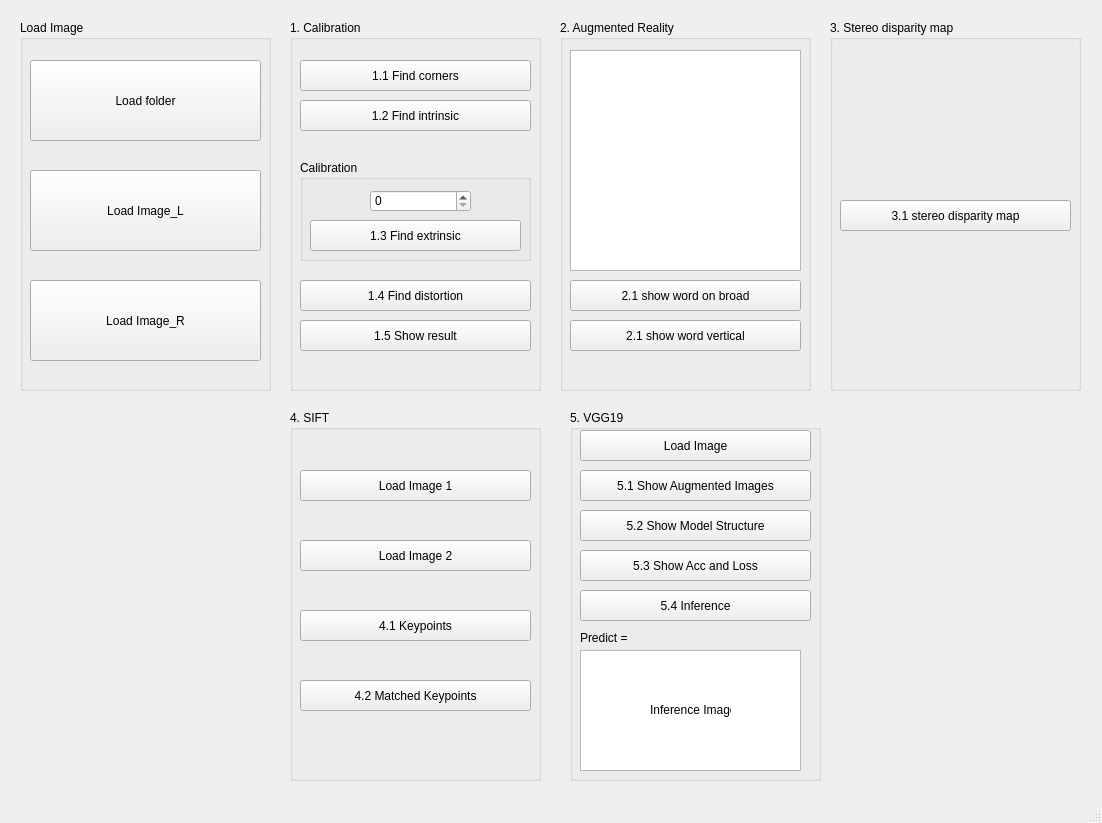
<?xml version="1.0" encoding="UTF-8"?>
<ui version="4.0">
 <class>MainWindow</class>
 <widget class="QMainWindow" name="MainWindow">
  <property name="geometry">
   <rect>
    <x>0</x>
    <y>0</y>
    <width>1102</width>
    <height>823</height>
   </rect>
  </property>
  <property name="windowTitle">
   <string>MainWindow</string>
  </property>
  <widget class="QWidget" name="centralwidget">
   <widget class="QGroupBox" name="groupBox">
    <property name="geometry">
     <rect>
      <x>20</x>
      <y>20</y>
      <width>251</width>
      <height>371</height>
     </rect>
    </property>
    <property name="title">
     <string>Load Image</string>
    </property>
    <widget class="QPushButton" name="Loadfolder">
     <property name="geometry">
      <rect>
       <x>10</x>
       <y>40</y>
       <width>231</width>
       <height>81</height>
      </rect>
     </property>
     <property name="text">
      <string>Load folder</string>
     </property>
    </widget>
    <widget class="QPushButton" name="Loadimage_L">
     <property name="geometry">
      <rect>
       <x>10</x>
       <y>150</y>
       <width>231</width>
       <height>81</height>
      </rect>
     </property>
     <property name="text">
      <string>Load Image_L</string>
     </property>
    </widget>
    <widget class="QPushButton" name="Loadimage_R">
     <property name="geometry">
      <rect>
       <x>10</x>
       <y>260</y>
       <width>231</width>
       <height>81</height>
      </rect>
     </property>
     <property name="text">
      <string>Load Image_R</string>
     </property>
    </widget>
   </widget>
   <widget class="QGroupBox" name="groupBox_2">
    <property name="geometry">
     <rect>
      <x>290</x>
      <y>20</y>
      <width>251</width>
      <height>371</height>
     </rect>
    </property>
    <property name="title">
     <string>1. Calibration</string>
    </property>
    <widget class="QPushButton" name="Findcorners">
     <property name="geometry">
      <rect>
       <x>10</x>
       <y>40</y>
       <width>231</width>
       <height>31</height>
      </rect>
     </property>
     <property name="text">
      <string>1.1 Find corners</string>
     </property>
    </widget>
    <widget class="QPushButton" name="Findintrinsic">
     <property name="geometry">
      <rect>
       <x>10</x>
       <y>80</y>
       <width>231</width>
       <height>31</height>
      </rect>
     </property>
     <property name="text">
      <string>1.2 Find intrinsic</string>
     </property>
    </widget>
    <widget class="QGroupBox" name="groupBox_3">
     <property name="geometry">
      <rect>
       <x>10</x>
       <y>140</y>
       <width>231</width>
       <height>101</height>
      </rect>
     </property>
     <property name="title">
      <string>Calibration</string>
     </property>
     <widget class="QPushButton" name="Findextrinsic">
      <property name="geometry">
       <rect>
        <x>10</x>
        <y>60</y>
        <width>211</width>
        <height>31</height>
       </rect>
      </property>
      <property name="text">
       <string>1.3 Find extrinsic</string>
      </property>
     </widget>
     <widget class="QSpinBox" name="spinBox">
      <property name="geometry">
       <rect>
        <x>70</x>
        <y>30</y>
        <width>101</width>
        <height>22</height>
       </rect>
      </property>
     </widget>
    </widget>
    <widget class="QPushButton" name="Finddistortion">
     <property name="geometry">
      <rect>
       <x>10</x>
       <y>260</y>
       <width>231</width>
       <height>31</height>
      </rect>
     </property>
     <property name="text">
      <string>1.4 Find distortion</string>
     </property>
    </widget>
    <widget class="QPushButton" name="Showresult">
     <property name="geometry">
      <rect>
       <x>10</x>
       <y>300</y>
       <width>231</width>
       <height>31</height>
      </rect>
     </property>
     <property name="text">
      <string>1.5 Show result</string>
     </property>
    </widget>
   </widget>
   <widget class="QGroupBox" name="groupBox_4">
    <property name="geometry">
     <rect>
      <x>560</x>
      <y>20</y>
      <width>251</width>
      <height>371</height>
     </rect>
    </property>
    <property name="title">
     <string>2. Augmented Reality</string>
    </property>
    <widget class="QPushButton" name="Showwordonbroad">
     <property name="geometry">
      <rect>
       <x>10</x>
       <y>260</y>
       <width>231</width>
       <height>31</height>
      </rect>
     </property>
     <property name="text">
      <string>2.1 show word on broad</string>
     </property>
    </widget>
    <widget class="QPushButton" name="Showwordvertical">
     <property name="geometry">
      <rect>
       <x>10</x>
       <y>300</y>
       <width>231</width>
       <height>31</height>
      </rect>
     </property>
     <property name="text">
      <string>2.1 show word vertical</string>
     </property>
    </widget>
    <widget class="QTextEdit" name="textEdit">
     <property name="geometry">
      <rect>
       <x>10</x>
       <y>30</y>
       <width>231</width>
       <height>221</height>
      </rect>
     </property>
    </widget>
   </widget>
   <widget class="QGroupBox" name="groupBox_5">
    <property name="geometry">
     <rect>
      <x>830</x>
      <y>20</y>
      <width>251</width>
      <height>371</height>
     </rect>
    </property>
    <property name="title">
     <string>3. Stereo disparity map</string>
    </property>
    <widget class="QPushButton" name="stereodisparity">
     <property name="geometry">
      <rect>
       <x>10</x>
       <y>180</y>
       <width>231</width>
       <height>31</height>
      </rect>
     </property>
     <property name="text">
      <string>3.1 stereo disparity map</string>
     </property>
    </widget>
   </widget>
   <widget class="QGroupBox" name="groupBox_6">
    <property name="geometry">
     <rect>
      <x>290</x>
      <y>410</y>
      <width>251</width>
      <height>371</height>
     </rect>
    </property>
    <property name="title">
     <string>4. SIFT</string>
    </property>
    <widget class="QPushButton" name="Keypoints">
     <property name="geometry">
      <rect>
       <x>10</x>
       <y>200</y>
       <width>231</width>
       <height>31</height>
      </rect>
     </property>
     <property name="text">
      <string>4.1 Keypoints</string>
     </property>
    </widget>
    <widget class="QPushButton" name="LoadImage2">
     <property name="geometry">
      <rect>
       <x>10</x>
       <y>130</y>
       <width>231</width>
       <height>31</height>
      </rect>
     </property>
     <property name="text">
      <string>Load Image 2</string>
     </property>
    </widget>
    <widget class="QPushButton" name="LoadImage1">
     <property name="geometry">
      <rect>
       <x>10</x>
       <y>60</y>
       <width>231</width>
       <height>31</height>
      </rect>
     </property>
     <property name="text">
      <string>Load Image 1</string>
     </property>
    </widget>
    <widget class="QPushButton" name="MatchedKeypoints">
     <property name="geometry">
      <rect>
       <x>10</x>
       <y>270</y>
       <width>231</width>
       <height>31</height>
      </rect>
     </property>
     <property name="text">
      <string>4.2 Matched Keypoints</string>
     </property>
    </widget>
   </widget>
   <widget class="QGroupBox" name="groupBox_7">
    <property name="geometry">
     <rect>
      <x>570</x>
      <y>410</y>
      <width>251</width>
      <height>371</height>
     </rect>
    </property>
    <property name="title">
     <string>5. VGG19</string>
    </property>
    <widget class="QPushButton" name="ModelStructure">
     <property name="geometry">
      <rect>
       <x>10</x>
       <y>100</y>
       <width>231</width>
       <height>31</height>
      </rect>
     </property>
     <property name="text">
      <string>5.2 Show Model Structure</string>
     </property>
    </widget>
    <widget class="QPushButton" name="AugmentedImages">
     <property name="geometry">
      <rect>
       <x>10</x>
       <y>60</y>
       <width>231</width>
       <height>31</height>
      </rect>
     </property>
     <property name="text">
      <string>5.1 Show Augmented Images</string>
     </property>
    </widget>
    <widget class="QPushButton" name="LoadImage">
     <property name="geometry">
      <rect>
       <x>10</x>
       <y>20</y>
       <width>231</width>
       <height>31</height>
      </rect>
     </property>
     <property name="text">
      <string>Load Image</string>
     </property>
    </widget>
    <widget class="QPushButton" name="ShowAcc">
     <property name="geometry">
      <rect>
       <x>10</x>
       <y>140</y>
       <width>231</width>
       <height>31</height>
      </rect>
     </property>
     <property name="text">
      <string>5.3 Show Acc and Loss</string>
     </property>
    </widget>
    <widget class="QPushButton" name="Inference">
     <property name="geometry">
      <rect>
       <x>10</x>
       <y>180</y>
       <width>231</width>
       <height>31</height>
      </rect>
     </property>
     <property name="text">
      <string>5.4 Inference</string>
     </property>
    </widget>
    <widget class="QLabel" name="label">
     <property name="geometry">
      <rect>
       <x>10</x>
       <y>220</y>
       <width>221</width>
       <height>16</height>
      </rect>
     </property>
     <property name="text">
      <string>Predict = </string>
     </property>
    </widget>
    <widget class="QGraphicsView" name="graphicsView">
     <property name="geometry">
      <rect>
       <x>10</x>
       <y>240</y>
       <width>221</width>
       <height>121</height>
      </rect>
     </property>
    </widget>
    <widget class="QLabel" name="label_2">
     <property name="geometry">
      <rect>
       <x>80</x>
       <y>290</y>
       <width>81</width>
       <height>20</height>
      </rect>
     </property>
     <property name="text">
      <string>Inference Image</string>
     </property>
    </widget>
   </widget>
  </widget>
  <widget class="QMenuBar" name="menubar">
   <property name="geometry">
    <rect>
     <x>0</x>
     <y>0</y>
     <width>1102</width>
     <height>21</height>
    </rect>
   </property>
  </widget>
  <widget class="QStatusBar" name="statusbar"/>
 </widget>
 <resources/>
 <connections/>
</ui>
